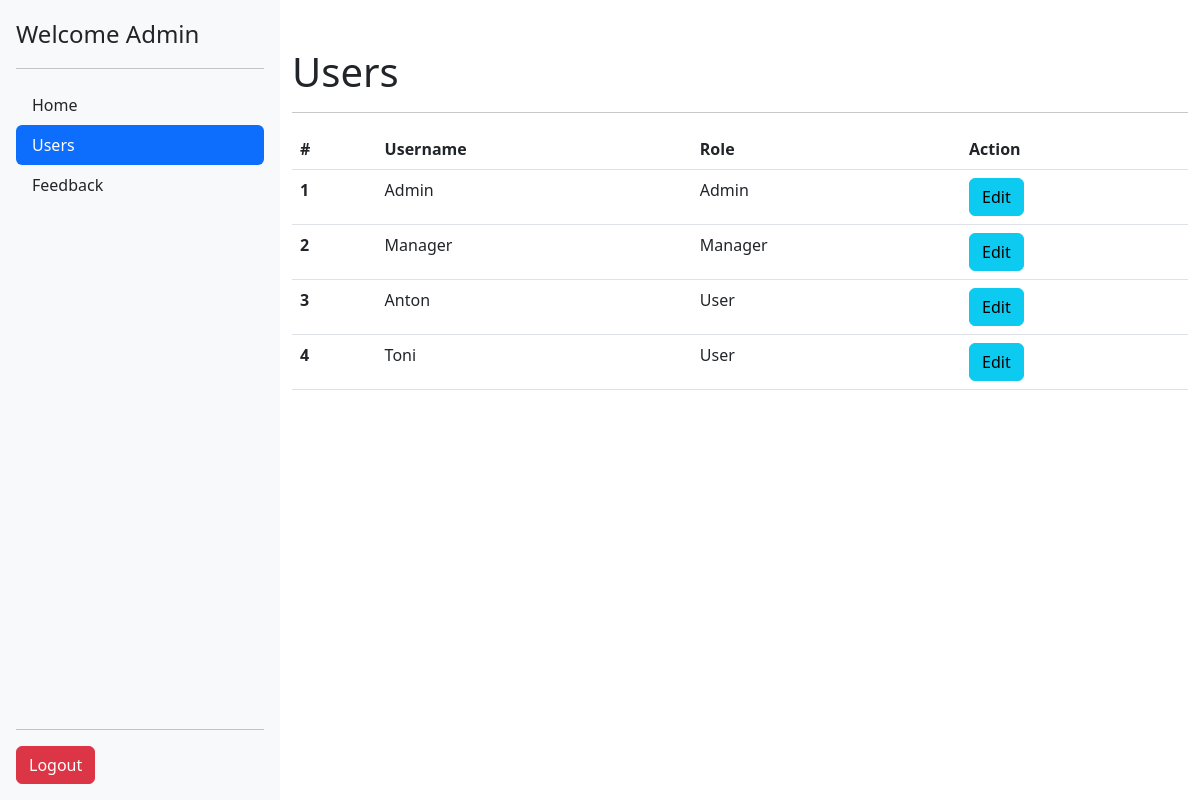
/interfaces/admin/users.php (signed in), run on the app's committed database.
### tables this page shows
CREATE TABLE `users` (
  `id_user` int NOT NULL AUTO_INCREMENT,
  `name` varchar(255) DEFAULT NULL,
  `name_user` varchar(30) DEFAULT NULL,
  `password` varchar(22) DEFAULT NULL,
  `role` varchar(14) DEFAULT NULL,
  `status` int NOT NULL,
  PRIMARY KEY (`id_user`)
);

### interfaces/admin/users.php (the view, shortened to what this page needs)
<?php
include('../../data/conn.php');
include('../shared/head.php');
include('../shared/sidebar.php');
$sql = "Select * from users";
$res = mysqli_query($conn, $sql);
$users = [];
if ($row = mysqli_num_rows($res) > 0) {
	while ($row = mysqli_fetch_assoc($res)) {
		array_push($users, $row);
	}
}
?>
<div class="container mt-5">
	<h1>Users</h1>
	<hr>
	<table class="table">
		<thead>
			<tr>
				<th scope="col">#</th>
				<th scope="col">Username</th>
				<th scope="col">Role</th>
				<th scope="col">Action</th>
			</tr>
		</thead>
		<tbody>
			<?php foreach ($users as $user) : ?>
				<tr>
					<th scope="row"><?php echo $user['id_user'] ?></th>
					<td><?php echo $user['name_user'] ?></td>
					<td><?php echo $user['role'] ?></td>
					<td>
						<a href="edit.php?id=<?php echo $user['id_user'] ?>" class="btn btn-info">
							Edit
						</a>
					</td>
				</tr>
			<?php endforeach; ?>
		</tbody>
	</table>
	</main>
	<?php
	include('../shared/scripts.php');
	?>

### data on the page
users: id_user "1", name_user "Admin", role "Admin"
users: id_user "2", name_user "Manager", role "Manager"
users: id_user "3", name_user "Anton", role "User"
users: id_user "4", name_user "Toni", role "User"

### other printed values
$_SESSION['user'] "Admin"
